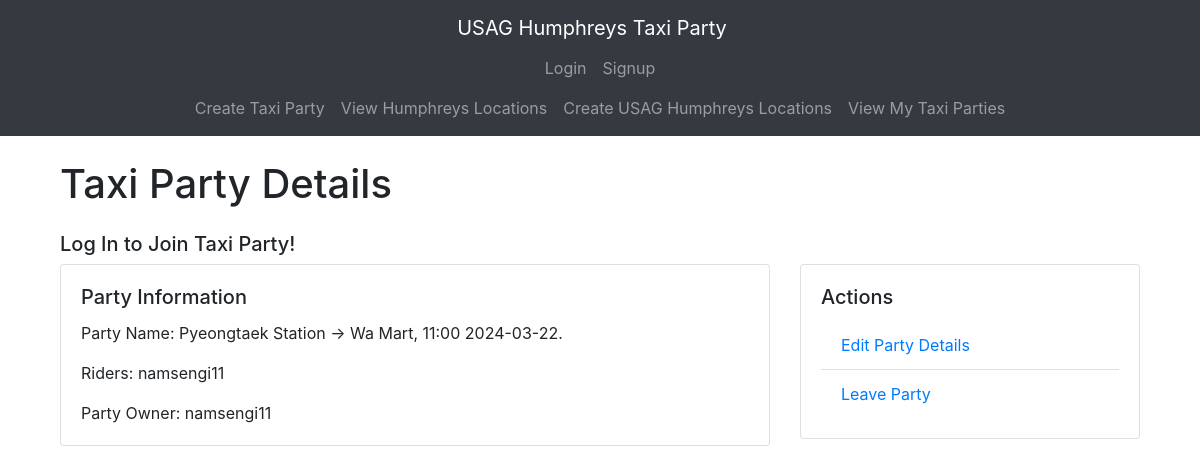
The app's page /taxiparty/31/, older data.
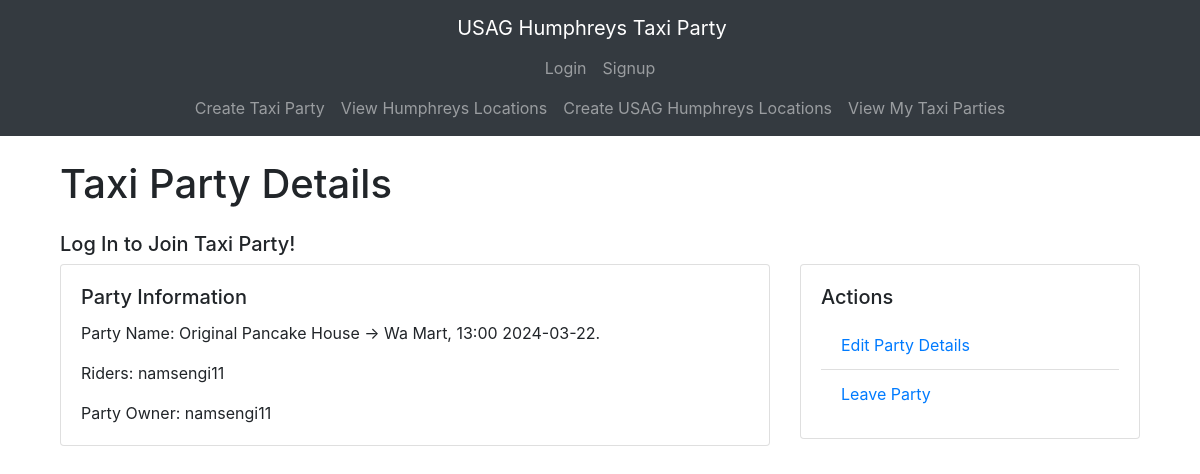
The same page, newer data.
### taxiparty/models.py (models this page shows, shortened)
class TaxiParty(models.Model):
    date = models.DateField(blank=False, default=datetime.date.today)
    time = models.TimeField(blank=False, default=datetime.time(8, 00))
    origin = models.ForeignKey(Location, on_delete=models.CASCADE, related_name='origin')
    destination = models.ForeignKey(Location, on_delete=models.CASCADE, related_name='destination')
    rider = models.ManyToManyField(User, related_name='rider')
    owner = models.ForeignKey(User, null=True, blank=True, on_delete=models.CASCADE, related_name='owner')
    def riderInStr(self):
        riders = ""
        for rider in self.rider.all():
            riders += str(rider) + ", "
        return riders[:-2]
    def __str__(self) -> str:
        return f"{self.origin} -> {self.destination}, {self.time.__str__()[:5]} {self.date.__str__()}."

class Location(models.Model):
    name = models.TextField(blank=False, unique=True)
    def __str__(self) -> str:
        return self.name

### taxiparty/views.py (the view)
# urls.py: path('taxiparty/<int:id>/', views.dynamic_lookup_view, name='taxipartydynamic'),
def dynamic_lookup_view(request, id):
    obj = get_object_or_404(TaxiParty, id=id)
    joinable = (request.user not in obj.rider.all())
    anon = request.user.is_anonymous
    context = {
        "party": obj,
        "joinable": joinable,
        "anon": anon
    }
    return render(request, "partydetail.html", context)

### taxiparty/templates/partydetail.html (shortened to what this page needs)
{% extends 'base.html' %}
{% block content %}
<div class="container mt-4">
    <h1 class="mb-4">Taxi Party Details</h1>
    {% if anon %}
        <h5>Log In to Join Taxi Party!</h5>
    {% endif %}
    <div class="row">
        <div class="col-md-8">
            <div class="card">
                <div class="card-body">
                    <h5 class="card-title">Party Information</h5>
                    <p class="card-text">Party Name: {{ party }}</p>
                    <p class="card-text">Riders: {{ party.riderInStr }}</p>
                    <p class="card-text">Party Owner: {{ party.owner }}</p>
                </div>
            </div>
        </div>
        <div class="col-md-4">
            <div class="card">
                <div class="card-body">
                    <h5 class="card-title">Actions</h5>
                    <ul class="list-group list-group-flush">
                        <li class="list-group-item"><a href='./edit/'>Edit Party Details</a></li>
                        <li class="list-group-item"><a href='./leave/'>Leave Party</a></li>
                    </ul>
                </div>
            </div>
        </div>
    </div>
</div>
{% endblock %}

### taxiparty/templates/base.html (shortened to what this page needs)
<!DOCTYPE html>
<html lang="en">
<head>
    <link href="https://stackpath.bootstrapcdn.com/bootstrap/4.5.2/css/bootstrap.min.css" rel="stylesheet">
</head>
<body>
    {% include 'navbar.html' with request=request%}
    <div class="container mt-4">
        {% block content %}{% endblock %}
    </div>
</body>
</html>

### taxiparty/templates/navbar.html (shortened to what this page needs)
<nav class="navbar navbar-expand-lg navbar-dark bg-dark">
    <div class="container" style="display: flex; flex-direction: column;">
        <a class="navbar-brand" href="{% url 'taxiparty:home' %}">USAG Humphreys Taxi Party</a>
        <ul class="navbar-nav mx-auto" style="display: flex; text-align: center">
            {% if request.user.is_authenticated %}
                <li class="nav-item">
                    <a class="nav-link" href="{% url 'user:logout' %}">Logout</a>
                </li>
            {% else %}
                <li class="nav-item">
                    <a class="nav-link" href="{% url 'user:login' %}">Login</a>
                </li>
                <li class="nav-item">
                    <a class="nav-link" href="{% url 'user:signup' %}">Signup</a>
                </li>
            {% endif %}
        </ul>
        <ul class="navbar-nav mx-auto" style="text-align: center">
            <li class="nav-item">
                <a class="nav-link" href="{% url 'taxiparty:createtaxiparty' %}">Create Taxi Party</a>
            </li>
            <li class="nav-item">
                <a class="nav-link" href="{% url 'taxiparty:viewlocation' %}">View Humphreys Locations</a>
            </li>
            <li class="nav-item">
                <a class="nav-link" href="{% url 'taxiparty:createlocation' %}">Create USAG Humphreys Locations</a>
            </li>
            <li class="nav-item">
                <a class="nav-link" href="{% url 'taxiparty:myparty' %}">View My Taxi Parties</a>
            </li>
        </ul>
    </div>
</nav>

Row changes from the older to the newer data that the page shows:
changed TaxiParty "namsengi11": origin+destination+time "Pyeongtaek Station -> Wa Mart, 11:00 2024-03-22." → "Original Pancake House -> Wa Mart, 13:00 2024-03-22."
